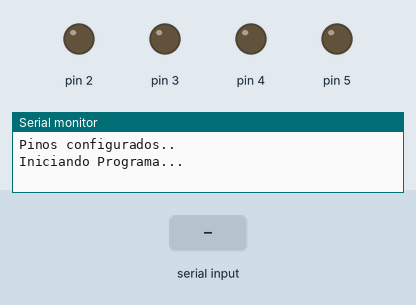
Recording of a sketch running on a simulated Arduino Uno, built with avr-gcc and run on an emulated ATmega328P. Shown: output pins drawn as LEDs (lit = HIGH), the last lines printed to the serial monitor. The inputs (shaded band) are chosen by the test bench.

Above: at 1.2 s.
1.3 s: "A" received over Serial
At 1.8 s:
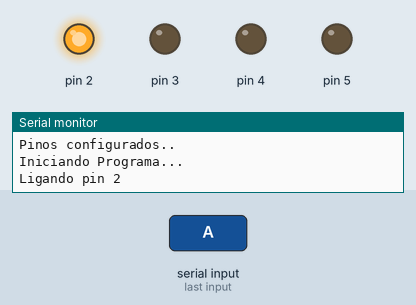
2.8 s: "a" received over Serial
At 4.2 s:
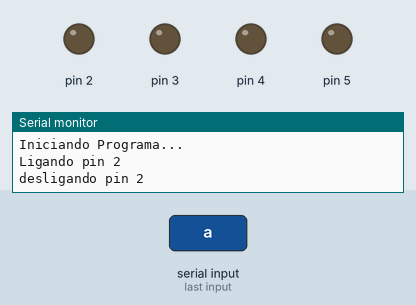
Timing chart, 0 to 5.8 s (numbered marks = the images above; inputs shaded):
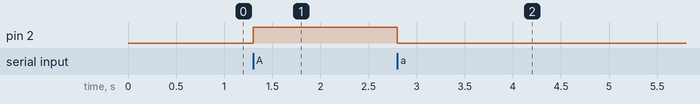

The sketch:

SistemaModeloBluetooth.ino
```cpp
void setup()

{
  Serial.begin(9600);
  pinMode(2, OUTPUT);
  pinMode(3, OUTPUT);
  pinMode(4, OUTPUT);
  pinMode(5, OUTPUT);

  digitalWrite(2,0);
  digitalWrite(3,0);
  digitalWrite(4,0);
  digitalWrite(5,0);


   Serial.println("Pinos configurados..");
  Serial.println("Iniciando Programa...");
}

void loop()
{

  // recebe dados da serial
  if(Serial.available())
  {
    char c = Serial.read();
    // a = DESLIGA RELE1
    if(c == 'A'){
      Serial.println("Ligando pin 2");
      digitalWrite(2,1);


    }
    else if(c == 'a')
    {
      Serial.println("desligando pin 2");
      digitalWrite(2,0);
    }


  }

}
```

Measured:
- after the input at 1.3 s, pin 2: LOW → HIGH at once
- after the input at 2.8 s, pin 2: HIGH → LOW at once
